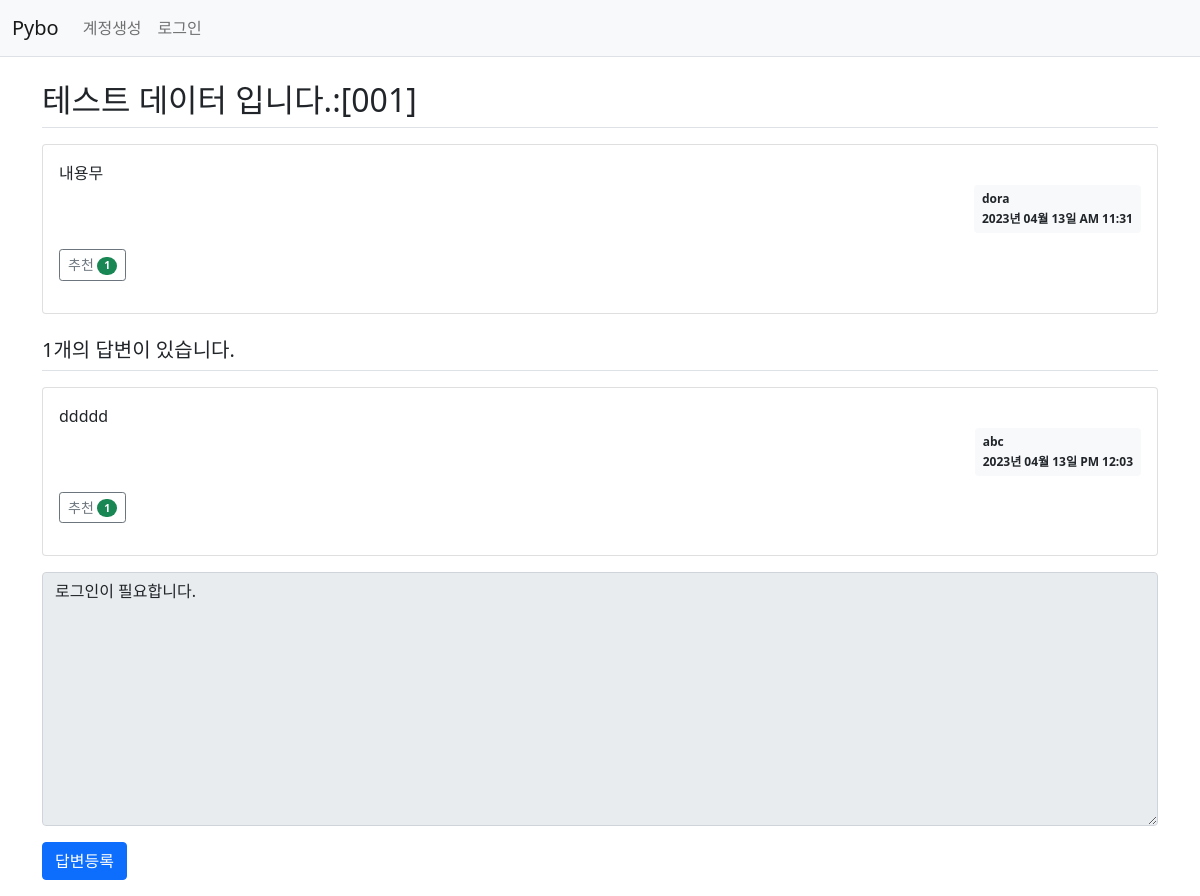
Screenshot of /question/detail/2/ with the database file from the repository.
### pybo/models.py (models this page shows)
class Question(db.Model):
    id = db.Column(db.Integer, primary_key=True)
    subject = db.Column(db.String(200), nullable=False)
    content = db.Column(db.Text(), nullable=False)
    create_date = db.Column(db.DateTime(), nullable=False)
    user_id = db.Column(db.Integer, db.ForeignKey('user.id', ondelete='CASCADE'), nullable=True, server_default='1')  # 그러나 이미 있던 데이터에는 user_id 값이 없다. nullable을 False로 해두면 오류가 난다. server_default는 null 대신 임의의 값을 넣어준다. server_default를 사용하면 flask db upgrade 명령을 수행할 때 null이던 데이터에도 기본값이 저장된다. default를 새로 생성되는 데이터에만 기본값을 생성해준다.
    user = db.relationship('User', backref=db.backref('question_set'))
    modify_date = db.Column(db.DateTime(), nullable=True)
    voter = db.relationship('User', secondary=question_voter, backref=db.backref('question_voter_set'))

class User(db.Model):
    id = db.Column(db.Integer, primary_key=True)
    username = db.Column(db.String(150), unique=True, nullable=False)
    password = db.Column(db.String(200), nullable=False)
    email = db.Column(db.String(120), unique=True, nullable=False)

class Answer(db.Model):
    id = db.Column(db.Integer, primary_key=True)
    question_id = db.Column(db.Integer, db.ForeignKey('question.id', ondelete='CASCADE')) #질문이 삭제되면 같이 삭제
    question = db.relationship('Question', backref=db.backref('answer_set')) # 답변을 통해서 질문을 꺼내올 수도 있도록 역참조하기
    content = db.Column(db.Text(), nullable=False)
    create_date = db.Column(db.DateTime(), nullable=False)
    user_id = db.Column(db.Integer, db.ForeignKey('user.id', ondelete='CASCADE'), nullable=True, server_default='1')
    user = db.relationship('User', backref=db.backref('answer_set'))
    modify_date = db.Column(db.DateTime(), nullable=True)
    voter = db.relationship('User', secondary=answer_voter, backref=db.backref('answer_voter_set'))

### pybo/views/question_views.py (the view)
@bp.route('/detail/<int:question_id>/')
def detail(question_id):
    form = AnswerForm()
    question = Question.query.get_or_404(question_id)
    return render_template('question/question_detail.html', question=question, form=form)

### pybo/forms.py
class AnswerForm(FlaskForm):
    content = TextAreaField('내용', validators=[DataRequired('내용은 필수입력 항목입니다.')])

### pybo/filter.py (called while the page is built)
def format_datetime(value, fmt='%Y년 %m월 %d일 %p %I:%M'):
    return value.strftime(fmt)

### pybo/views/auth_views.py (called while the page is built)
@bp.before_app_request # 라우팅 함수보다 항상 먼저 실행됨
def load_logged_in_user():
    user_id = session.get('user_id')
    if user_id is None:
        g.user = None
    else:
        g.user = User.query.get(user_id)

### pybo/templates/question/question_detail.html (shortened to what this page needs)
<!DOCTYPE html>
<html lang="en">
<head>
</head>
<body>
{% extends 'base.html' %}
{% block content %}
<div class="container my-3">
    <h2 class="border-bottom py-2">{{ question.subject }}</h2>
    <div class="card my-3">
        <div class="card-body">
            <div class="card-text" style="white-space: pre-line;">{{ question.content }}</div>
            <div class="d-flex justify-content-end">
                <div class="badge bg-light text-dark p-2 text-start">
                    <div class="mb-2">{{ question.user.username }}</div>
                    <div>{{ question.create_date|datetime }}</div>
                </div>
            </div>
            <div class="my-3">
                <a href="javascript:void(0)" data-uri="{{ url_for('question.vote', question_id=question.id) }}"
                   class="recommend btn btn-sm btn-outline-secondary"> 추천
                    <span class="badge rounded-pill bg-success">{{ question.voter|length }}</span>
                </a>
            </div>
        </div>
    </div>
    <h5 class="border-bottom my-3 py-2">{{ question.answer_set|length }}개의 답변이 있습니다.</h5>
    {% for answer in question.answer_set %}
    <div class="card my-3">
        <div class="card-body">
            <div class="card-text" style="white-space: pre-line;">{{ answer.content }}</div>
            <div class="d-flex justify-content-end">
                <div class="badge bg-light text-dark p-2 text-start">
                    <div class="mb-2">{{ answer.user.username }}</div>
                    <div>{{ answer.create_date|datetime }}</div>
                </div>
            </div>
            <div class="my-3">
                <a href="javascript:void(0)" data-uri="{{ url_for('answer.vote', answer_id=answer.id) }}"
                   class="recommend btn btn-sm btn-outline-secondary"> 추천
                    <span class="badge rounded-pill bg-success">{{ answer.voter|length }}</span>
                </a>
            </div>
        </div>
    </div>
    {% endfor %}
    <form action="{{ url_for('answer.create', question_id=question.id) }}" method="post" class="my-3">
    <form action="{{ url_for('answer.create', question_id=question.id) }}" method="post" class="my-3">
        <div class="mb-3">
            <textarea {% if not g.user %}disabled{% endif %}
                      name="content" id="content" class="form-control" rows="10">{% if not g.user %}로그인이 필요합니다.{% endif %}</textarea>
        </div>
        <input type="submit" value="답변등록" class="btn btn-primary">
    </form>
</div>
{% endblock %}

### rows the page displays
Question: subject "테스트 데이터 입니다.:[001]", content "내용무", create_date "2023년 04월 13일 AM 11:31"
User: user.username "dora"
Answer: content "ddddd", user.username "abc", create_date "2023년 04월 13일 PM 12:03", voter|length "1"

### other values shown
{{ question.voter|length }} "1"
{{ question.answer_set|length }} "1"
